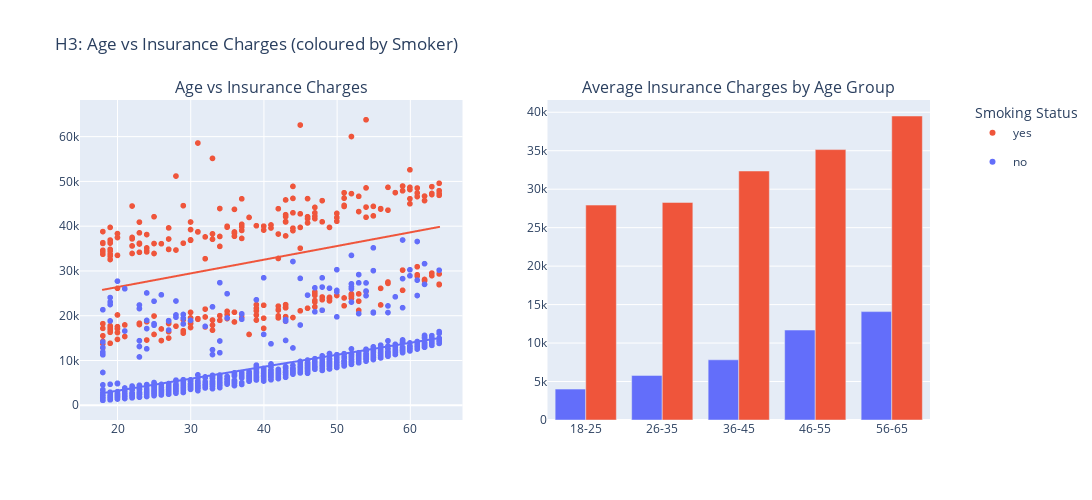

Notebook source saved alongside this figure:
### Markdown cell above
## H3: Age vs Insurance Charges

### Code cell
fig = make_subplots(
    rows=1,
    cols=2,
    subplot_titles=[
        "Age vs Insurance Charges",
        "Average Insurance Charges by Age Group"
    ]
)

# Consistent colour mapping for smokers
color_map = {'yes': '#EF553B', 'no': '#636EFA'}  # red for smokers, blue for non-smokers

# -----------------------------
# Scatter plot with trendline
# -----------------------------
scatter_fig = px.scatter(
    df,
    x='age',
    y='charges',
    color='smoker',
    trendline='ols',
    color_discrete_map=color_map
)

# Add scatter traces, only show legend for the first trace of each color
added_legends = set()
for trace in scatter_fig['data']:
    # Only show legend if we haven't added this name yet
    if trace.name in added_legends:
        trace.showlegend = False
    else:
        trace.showlegend = True
        added_legends.add(trace.name)
    fig.add_trace(trace, row=1, col=1)

# -----------------------------
# Grouped bar chart
# -----------------------------
charges_avg = df.groupby(['age_group', 'smoker'], observed=False)['charges'].mean().reset_index()
charges_avg.rename(columns={'charges': 'charges'}, inplace=True)
barchart_fig = px.bar(
    charges_avg,
    x='age_group',
    y='charges',
    color='smoker',
    color_discrete_map=color_map,
    title="Average Insurance Charges by Age Group and Smoking Status",
    labels={'age_group': 'Age Group', 'charges': 'Average Charges'},
    barmode='group',
    category_orders={'age_group': ['18-25', '26-35', '36-45', '46-55', '56-65', '66-75']}
)

for trace in barchart_fig['data']:
    if trace.name in added_legends:
        trace.showlegend = False
    else:
        trace.showlegend = True
        added_legends.add(trace.name)
    fig.add_trace(trace, row=1, col=2)

# -----------------------------
# Layout adjustments
# -----------------------------
fig.update_layout(
    showlegend=True,
    legend=dict(
        title=dict(text="Smoking Status"), 
        x=1.05, 
        y=1
    ),
    height=500,
    width=1200,
    title_text=" H3: Age vs Insurance Charges (coloured by Smoker)",
)
fig.write_html(figure_path / "age_charges_smoking_analysis.html")
fig.write_image(figure_path / "age_charges_smoking_analysis.png")
fig.show()

### Figure 1 — Plotly figure (JSON) as saved in the notebook; plotly's stock layout.template omitted (floating-point values rounded to 4 significant figures; data arrays with more than 128 entries replaced by an {"elided": "..."} marker saying what was removed)
{"data": [{"hovertemplate": "smoker=yes<br>age=%{x}<br>charges=%{y}<extra></extra>", "legendgroup": "yes", "marker": {"color": "#EF553B", "symbol": "circle"}, "mode": "markers", "name": "yes", "showlegend": true, "type": "scattergl", "x": {"elided": "274 int values"}, "xaxis": "x", "y": {"elided": "274 float values"}, "yaxis": "y"}, {"hovertemplate": "<b>OLS trendline</b><br>charges = 305.238 * age + 20294.1<br>R<sup>2</sup>=0.135589<br><br>smoker=yes<br>age=%{x}<br>charges=%{y} <b>(trend)</b><extra></extra>", "legendgroup": "yes", "marker": {"color": "#EF553B", "symbol": "circle"}, "mode": "lines", "name": "yes", "showlegend": false, "type": "scattergl", "x": {"elided": "274 int values"}, "xaxis": "x", "y": {"elided": "274 float values"}, "yaxis": "y"}, {"hovertemplate": "smoker=no<br>age=%{x}<br>charges=%{y}<extra></extra>", "legendgroup": "no", "marker": {"color": "#636EFA", "symbol": "circle"}, "mode": "markers", "name": "no", "showlegend": true, "type": "scattergl", "x": {"elided": "1063 int values"}, "xaxis": "x", "y": {"elided": "1063 float values"}, "yaxis": "y"}, {"hovertemplate": "<b>OLS trendline</b><br>charges = 267.118 * age + -2085.01<br>R<sup>2</sup>=0.393631<br><br>smoker=no<br>age=%{x}<br>charges=%{y} <b>(trend)</b><extra></extra>", "legendgroup": "no", "marker": {"color": "#636EFA", "symbol": "circle"}, "mode": "lines", "name": "no", "showlegend": false, "type": "scattergl", "x": {"elided": "1063 int values"}, "xaxis": "x", "y": {"elided": "1063 float values"}, "yaxis": "y"}, {"alignmentgroup": "True", "hovertemplate": "smoker=no<br>Age Group=%{x}<br>Average Charges=%{y}<extra></extra>", "legendgroup": "no", "marker": {"color": "#636EFA", "pattern": {"shape": ""}}, "name": "no", "offsetgroup": "no", "orientation": "v", "showlegend": false, "textposition": "auto", "type": "bar", "x": ["18-25", "26-35", "36-45", "46-55", "56-65"], "xaxis": "x2", "y": [4014.0, 5797.0, 7823.0, 11690.0, 14090.0], "yaxis": "y2"}, {"alignmentgroup": "True", "hovertemplate": "smoker=yes<br>Age Group=%{x}<br>Average Charges=%{y}<extra></extra>", "legendgroup": "yes", "marker": {"color": "#EF553B", "pattern": {"shape": ""}}, "name": "yes", "offsetgroup": "yes", "orientation": "v", "showlegend": false, "textposition": "auto", "type": "bar", "x": ["18-25", "26-35", "36-45", "46-55", "56-65"], "xaxis": "x2", "y": [27930.0, 28280.0, 32360.0, 35150.0, 39510.0], "yaxis": "y2"}], "layout": {"annotations": [{"font": {"size": 16}, "showarrow": false, "text": "Age vs Insurance Charges", "x": 0.225, "xanchor": "center", "xref": "paper", "y": 1, "yanchor": "bottom", "yref": "paper"}, {"font": {"size": 16}, "showarrow": false, "text": "Average Insurance Charges by Age Group", "x": 0.775, "xanchor": "center", "xref": "paper", "y": 1, "yanchor": "bottom", "yref": "paper"}], "height": 500, "legend": {"title": {"text": "Smoking Status"}, "x": 1.05, "y": 1}, "showlegend": true, "title": {"text": " H3: Age vs Insurance Charges (coloured by Smoker)"}, "width": 1200, "xaxis": {"anchor": "y", "domain": [0, 0.45]}, "xaxis2": {"anchor": "y2", "domain": [0.55, 1]}, "yaxis": {"anchor": "x", "domain": [0, 1]}, "yaxis2": {"anchor": "x2", "domain": [0, 1]}}}
